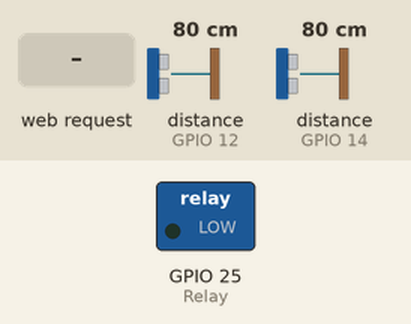
Simulated run of this sketch. Board: ESP32. Parts: switched loads named in the sketch (green lamp = pin HIGH). Wiring (inferred from the names in the program): 2 × ultrasonic range finder: trigger GPIO 13, echo GPIO 12 / trigger GPIO 27, echo GPIO 14. Inputs (shaded band) come from the test bench; at power-on: distance to the obstacle (sensors on GPIO 12, GPIO 14) 80 cm. The echo pulse lasts 58.3 µs per cm; WiFi joins after 1.5 s; servers stay silent unless stated; pins used as bus, display or sensor lines are not drawn; what the sketch prints to the serial monitor is not drawn.

Above: at 2.9 s.
3.0 s: HTTP request GET /relayOn received
At 4.0 s:
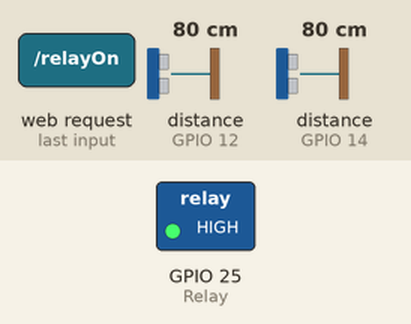
6.0 s: HTTP request GET /relayOff received
At 7.4 s:
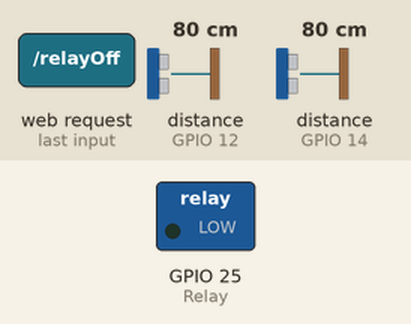
Timing chart, 0 to 9.0 s (numbered marks = the images above; inputs shaded):
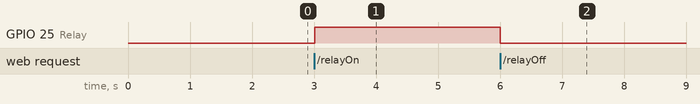

The sketch:

esp32TestScript.ino
```cpp
#include "WiFi.h"
#include "WebServer.h"
#include "WebSocketsServer.h"
#include "HTTPClient.h"
#include "ArduinoJson.h"
#include "ArduinoOTA.h"

//int builtinled = T2;
int Relay = 25;
const char* ssid = "Uma Nelayam 4G";
const char* password = "9980337734";
const char* ota_password = "12345";


unsigned long lastManualActionTime = 0; // Timestamp of the last manual action
const unsigned long manualTimeout = 90000; // 5 seconds timeout (adjust as needed)


float distance;
float duration;

int triggerpin = 13;
int echo = 12 ;

int second_echo = 14;
int second_trigger = 27;

float seconddistance;
float secondduration;

bool manualOverride = false;


// No changes made today

WebServer server(80);

WebSocketsServer WS = WebSocketsServer(81);

// function HOME Page containing HTML CSS and Javascript
void welcome() {

  char test[] PROGMEM = R"===(<!DOCTYPE html>

<html lang="en">
<head>
    <meta charset="UTF-8">
    <meta name="viewport" content="width=device-width, initial-scale=1.0">
    <title>WaterLevel Controller</title>

    <script type="text/javascript">


socket = new WebSocket('ws://192.168.1.92:81');
let heartbeatInterval;

socket.onopen = function (e) {
    console.log("[socket]socket.onopen");

    heartbeatInterval = setInterval(() => {
            if (socket.readyState === WebSocket.OPEN) {
                socket.send(JSON.stringify({ type: "ping" }));
                console.log("[socket]Heartbeat sent");
            }
        }, 30000); // 30 seconds

};

socket.onmessage = function (e) {
    console.log("[socket]message: ", e.data);

    try {
        // Parse the incoming data as JSON
        const data = JSON.parse(e.data);

        // Update the respective elements based on the data
        if (data.swaterper !== undefined) {
            document.getElementById("swaterper").value = data.swaterper+"CM";
            document.getElementById("file").value = data.swaterper;
        }
        if (data.twaterper !== undefined) {
            document.getElementById("twaterper").value = data.twaterper +"CM" ;
             document.getElementById("watertankper").value = data.twaterper;
        }
    } catch (error) {
        console.error("[socket]Error parsing message: ", error);
    }
};

socket.onclose = function (e) {
    console.log("[socket]socket.onclose");
};

socket.onerror = function (error) {
    console.log("[socket]socket.onerror: ", error);
};


    </script>


</head>

<body>
    <header>
        <h1>Water Level Controller </h1>
    </header>
    <main>
        <section>
            <h2>SUMP Water Level</h2>
            <label for="fname">Water Percentage</label><br>
            <input type="text" id="swaterper" name="fname" value="CM"><br><br>
            <progress id="file" value="%" max="100">  </progress><br><br>


        </section>
        <section>
            <h2>Sintex Water Tank</h2>
            <label for="fname">Water Percentage</label><br>
            <input type="text" id="twaterper" name="fname" value="CM"><br><br>
            <progress id="watertankper" value ="%" max="100"> 90% </progress><br><br>


        </section>
    </main>
    <footer>
        <p>&copy; 2023 WaterLevel Controller</p>
    </footer>


</html>


)===";

 server.send(200,"text/html",test);

}


//function  Json data Posing Json out of Ultrsonic sensor to webpage

void senddata(){

 StaticJsonDocument<300> JSONData;

  JSONData["FIrstUltrasonicSensor"] = distance;
  JSONData["SecondUltrasonicSensor"] = seconddistance;


  char data[300];
  serializeJson(JSONData,data);
server.send(200,"application/json",data);

}


void webSocketEvent(uint8_t num,WStype_t type,uint8_t * payload, size_t length)
{

 switch (type) {
    case WStype_DISCONNECTED:
      Serial.printf("[%u] Disconnected!\n", num);
      break;

    case WStype_CONNECTED: {
        IPAddress ip = WS.remoteIP(num);
        Serial.printf("[%u] Connected from %d.%d.%d.%d url: %s\n", num, ip[0], ip[1], ip[2], ip[3], payload);
        // send message to client
        WS.sendTXT(num, "0");
      }
      break;

    case WStype_TEXT:
      Serial.printf("[%u] get Text: %s\n", num, payload);
      // send message to client
      // webSocket.sendTXT(num, "message here");
      // send data to all connected clients
      // webSocket.broadcastTXT("message here");
      break;

    case WStype_BIN:
      Serial.printf("[%u] get binary length: %u\n", num, length);
      //hexdump(payload, length);
      // send message to client
      // webSocket.sendBIN(num, payload, length);
      break;
  }

}


void setup() {


  Serial.begin(115200);
  ArduinoOTA.setPassword(ota_password);
  WiFi.mode(WIFI_STA);
  WiFi.disconnect();
  delay(100);
  Serial.println("Setup done");

  Serial.println("Connecting to the network");

  Serial.println(ssid);
  WiFi.begin(ssid, password);
  while (WiFi.status() != WL_CONNECTED) {
    delay(200);
    Serial.print("...");

    Serial.print("wifi connected ");

    Serial.print(WiFi.localIP());
  }


// Define the route to turn ON the relay
    server.on("/relayOn", HTTP_GET, []() {
        lastManualActionTime = millis(); // Record the time of the manual action
        digitalWrite(Relay, HIGH); // Turn ON the relay
        server.send(200, "text/plain", "Relay is ON");
    });

    // Define the route to turn OFF the relay
    server.on("/relayOff", HTTP_GET, []() {
        lastManualActionTime = millis(); // Record the time of the manual action
        digitalWrite(Relay, LOW); // Turn OFF the relay
        server.send(200, "text/plain", "Relay is OFF");
    });

    // Start the server

  ArduinoOTA.begin();
  server.on("/", welcome);

  server.on("/test",HTTP_GET,senddata);
  server.begin();
  WS.begin();
  WS.onEvent(webSocketEvent);


  // put your setup code here, to run once:
  pinMode(echo,INPUT);
  pinMode(triggerpin,OUTPUT);
 // pinMode(led, OUTPUT);
  pinMode(Relay, OUTPUT);
  pinMode(second_echo,INPUT);
  pinMode(second_trigger,OUTPUT);

  digitalWrite(Relay, LOW);

}
void loop() {

  server.handleClient();
  server.send(200, "text/html");
  server.send(404, "text/html");

  ArduinoOTA.handle();

    if (millis() - lastManualActionTime > manualTimeout) {
        // Automatic control logic
        if (distance > 70 && seconddistance < 70) {
            digitalWrite(Relay, HIGH); // Turn the relay ON
        } else if (distance <= 20) {
            digitalWrite(Relay, LOW); // Turn the relay OFF
        }
    }

//Ultrasonic

digitalWrite(triggerpin,LOW);
delayMicroseconds(20);


digitalWrite(triggerpin,HIGH);
delayMicroseconds(20);
digitalWrite(triggerpin,LOW);

duration = pulseIn(echo,HIGH);
distance =(duration/2)*0.034;


digitalWrite(second_trigger,LOW);
delayMicroseconds(20);

digitalWrite(second_trigger,HIGH);
delayMicroseconds(20);
digitalWrite(second_trigger,LOW);

secondduration = pulseIn(second_echo,HIGH);
seconddistance =(secondduration/2)*0.034;


Serial.print("The distance of the first is \n");
Serial.print(distance);
Serial.print("The distance of the second is \n");
Serial.print(seconddistance);

//if(distance > 70 && seconddistance < 70 ){


//digitalWrite(Relay,HIGH);

//}else if(distance <= 20 )
//{
  //digitalWrite(Relay, LOW);

//}

//Webserver


//WebSockets
//String usvalue = String(seconddistance,2);
//String value = String(distance,2);
  //          WS.loop();
    //        WS.broadcastTXT(value);
     //       WS.broadcastTXT(usvalue);
 StaticJsonDocument<200> JSONData;
    JSONData["swaterper"] = distance;
    JSONData["twaterper"] = seconddistance;

    char data[200];
    serializeJson(JSONData, data);
    WS.broadcastTXT(data);
    WS.loop();


}
```

Measured:
- after the input at 3.0 s, GPIO 25 (Relay): LOW → HIGH at once
- after the input at 6.0 s, GPIO 25 (Relay): HIGH → LOW at once
